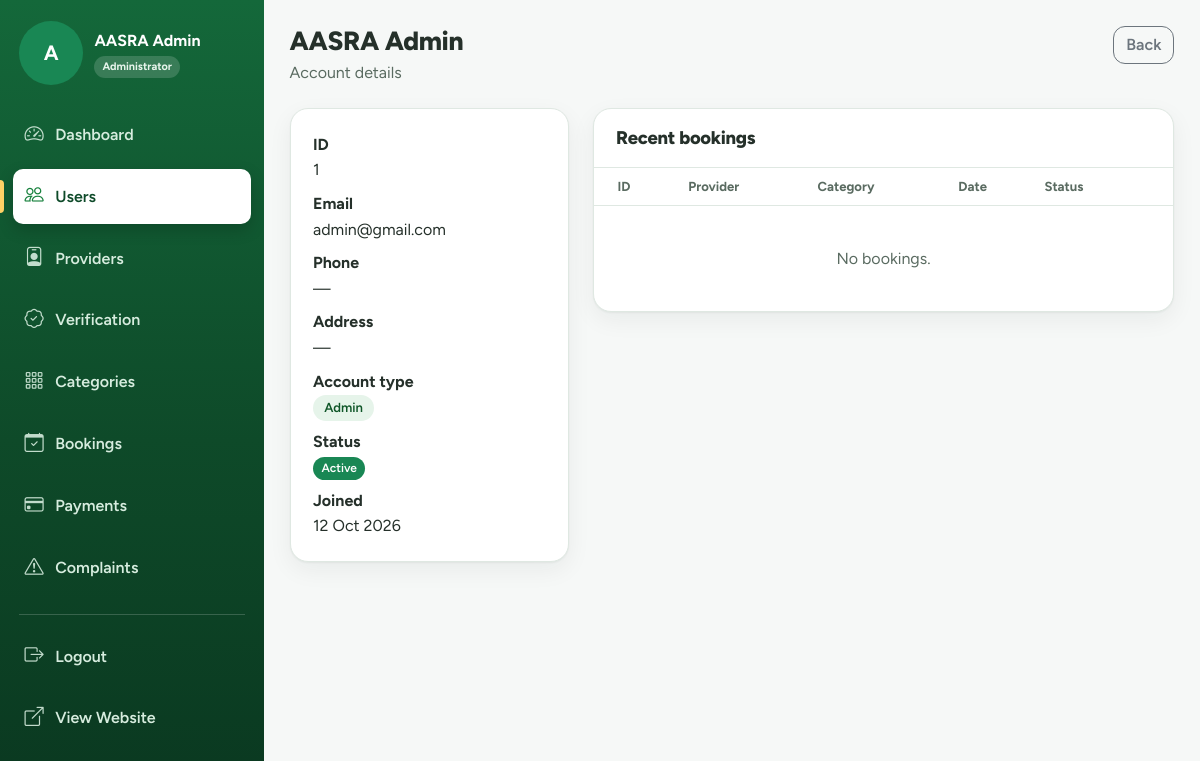
/admin/users/1 (signed in), run on the app's committed database.
### tables this page shows
CREATE TABLE users(
  id INT UNSIGNED AUTO_INCREMENT PRIMARY KEY,
  name VARCHAR(120) NOT NULL,
  email VARCHAR(190) NOT NULL UNIQUE,
  password VARCHAR(255) NOT NULL,
  phone VARCHAR(30) NULL,
  address VARCHAR(255) NULL,
  role ENUM('user','provider','admin') NOT NULL DEFAULT 'user',
  status ENUM('Active','Inactive') NOT NULL DEFAULT 'Active',
  created_at TIMESTAMP DEFAULT CURRENT_TIMESTAMP,
  INDEX(role,status)
);

### includes/auth.php (called while the page is built, shortened)
<?php
function current_user(): ?array
{
    return $_SESSION['user'] ?? null;
}

### includes/db.php (called while the page is built, shortened)
<?php
function db_link(bool $close = false): ?mysqli
{
    static $link = null;
    if ($close) {
        $link = null;
        return null;
    }
    if ($link instanceof mysqli) return $link;
    $c = AASRA_DB_CONFIG;
    try {
        $link = mysqli_connect($c['host'], $c['user'], $c['pass'], $c['name'], (int)($c['port'] ?? 3306), $c['socket'] ?? null);
        mysqli_set_charset($link, 'utf8mb4');
    } catch (mysqli_sql_exception $e) {
        $link = null;
        error_log('AASRA DB connection failed: ' . $e->getMessage());
        while (ob_get_level()) ob_end_clean();
        http_response_code(500);
        show_error_page(500);
        exit;
    }
    return $link;
}
function db(): mysqli
{
    return db_link(false);
}
function db_bind_types(array $args): string
{
    $t = '';
    foreach ($args as $a) $t .= is_int($a) || is_bool($a) ? 'i' : (is_float($a) ? 'd' : 's');
    return $t;
}
function q(string $sql, array $args = []): mysqli_stmt
{
    $st = mysqli_prepare(db(), $sql);
    if ($args) {
        $args = array_map(fn($a) => is_bool($a) ? (int)$a : $a, array_values($args));
        mysqli_stmt_bind_param($st, db_bind_types($args), ...$args);
    }
    mysqli_stmt_execute($st);
    return $st;
}
function rows(string $sql, array $args = []): array
{
    $st = q($sql, $args);
    $res = mysqli_stmt_get_result($st);
    $out = $res ? mysqli_fetch_all($res, MYSQLI_ASSOC) : [];
    return $out;
}
function row(string $sql, array $args = [])
{
    $st = q($sql, $args);
    $res = mysqli_stmt_get_result($st);
    $r = $res ? mysqli_fetch_assoc($res) : null;
    return $r ?: false;
}

### pages/admin/user_view.php (the view, shortened to what this page needs)
<?php
require_once APP_ROOT . '/includes/admin_helpers.php';
$x = row('SELECT * FROM users WHERE id=?', [(int)get('id')]);
$bk = rows('SELECT b.*,p.name provider_name,s.category_name FROM bookings b JOIN providers p ON p.id=b.provider_id JOIN categories s ON s.id=b.category_id WHERE b.user_id=? ORDER BY b.booking_date DESC LIMIT 10', [$x['id']]);
layout('admin', ['title' => $x['name'], 'active' => 'users']);
page_head($x['name'], 'Account details', '<div class="d-flex gap-2"><a class="btn btn-outline-secondary" href="' . e(url('admin/users')) . '">Back</a>' . ($x['role'] !== 'admin' ? '<a class="btn btn-success" href="' . e(url('admin/users/' . $x['id'] . '/edit')) . '">Edit</a>' : '') . '</div>');
?>
<div class="row g-4">
  <div class="col-lg-4">
    <div class="card-soft">
      <dl class="mb-0">
        <dt>ID</dt>
        <dd><?= (int)$x['id'] ?></dd>
        <dt>Email</dt>
        <dd><?= e($x['email']) ?></dd>
        <dt>Phone</dt>
        <dd><?= e($x['phone'] ?: '—') ?></dd>
        <dt>Address</dt>
        <dd><?= e($x['address'] ?: '—') ?></dd>
        <dt>Account type</dt>
        <dd><span class="tag"><?= e(ucfirst($x['role'])) ?></span></dd>
        <dt>Status</dt>
        <dd><?= badge($x['status']) ?></dd>
        <dt>Joined</dt>
        <dd class="mb-0"><?= e(fmt_date($x['created_at'])) ?></dd>
      </dl>
    </div>
  </div>
  <div class="col-lg-8">
    <div class="card-soft flush">
      <div class="card-head">
        <h2>Recent bookings</h2>
      </div>
      <div class="table-responsive">
        <table class="table mb-0">
          <thead>
            <tr>
              <th class="ps-4">ID</th>
              <th>Provider</th>
              <th>Category</th>
              <th>Date</th>
              <th class="pe-4">Status</th>
            </tr>
          </thead>
        </table>
      </div>
      <?php if (!$bk): ?><div class="empty-state">
          <p class="mb-0">No bookings.</p>
        </div><?php endif; ?>
    </div>
  </div>
</div>
<?php layout_end();

### index.php (shortened to what this page needs)
<?php
$path = request_path();
$routes = require APP_ROOT . '/includes/routes.php';
foreach ($routes as $pattern => $target) {
    if (!preg_match('#^' . $pattern . '$#', $path, $m)) continue;
    $file = is_array($target) ? $target[0] : $target;
    $abs = APP_ROOT . '/pages/' . $file . '.php';
    (function () use ($abs) {
        include $abs;
    })();
    exit;
}

### includes/layouts/head.php (shortened to what this page needs)
<!doctype html>
<html lang="en">
<head>
    <link href="https://cdn.jsdelivr.net/npm/bootstrap@5.3.3/dist/css/bootstrap.min.css" rel="stylesheet">
    <link href="https://cdn.jsdelivr.net/npm/bootstrap-icons@1.11.3/font/bootstrap-icons.css" rel="stylesheet">
    <link rel="stylesheet" href="<?= e(asset('css/app.css')) ?>">
</head>

### includes/layouts/admin.top.php (shortened to what this page needs)
<?php
include __DIR__ . '/head.php';
$cu = current_user();
$active = $active ?? '';
$items = [
    ['dashboard', 'admin', 'bi-speedometer2', 'Dashboard'],
    ['users', 'admin/users', 'bi-people', 'Users'],
    ['providers', 'admin/providers', 'bi-person-badge', 'Providers'],
    ['verification', 'admin/verification', 'bi-patch-check', 'Verification'],
    ['categories', 'admin/categories', 'bi-grid-3x3-gap', 'Categories'],
    ['bookings', 'admin/bookings', 'bi-calendar-check', 'Bookings'],
    ['payments', 'admin/payments', 'bi-credit-card', 'Payments'],
    ['complaints', 'admin/complaints', 'bi-exclamation-triangle', 'Complaints'],
];
?>
<body class="app-body admin-area">
    <div class="app-shell">
        <aside class="sidebar sidebar-admin" id="sidebar" tabindex="-1">
            <div class="sidebar-head">
                <div class="provider-sidebar-profile">
                    <?= avatar($cu, 'avatar-sm') ?>
                    <div>
                        <span class="provider-sidebar-name">
                            <?= e($cu['name'] ?? 'Administrator') ?>
                        </span>
                        <span class="role-pill">Administrator</span>
                    </div>
                </div>
            </div>
            <nav class="sidebar-nav" aria-label="Admin navigation">
                <?php foreach ($items as [$k, $path, $ic, $label]): ?>
                    <a
                        href="<?= e(url($path)) ?>"
                        class="side-link <?= $active === $k ? 'active' : '' ?>"
                        <?= $active === $k ? 'aria-current="page"' : '' ?>>
                        <i class="bi <?= e($ic) ?>"></i>
                        <span><?= e($label) ?></span>
                    </a>
                <?php endforeach; ?>
                <div class="side-sep"></div>
                <a href="<?= e(url('logout')) ?>" class="side-link">
                    <i class="bi bi-box-arrow-right"></i>
                    <span>Logout</span>
                </a>
                <a
                    href="<?= e(url('')) ?>"
                    target="_blank"
                    rel="noopener"
                    class="side-link">
                    <i class="bi bi-box-arrow-up-right"></i>
                    <span>View Website</span>
                </a>
            </nav>
        </aside>
        <main class="app-main">
            <div class="app-content">

### includes/functions.php (shortened to what this page needs)
<?php
function e($v): string
{
    return htmlspecialchars((string)$v, ENT_QUOTES, 'UTF-8');
}
function url(string $path = ''): string
{
    return BASE_URL . '/' . ltrim($path, '/');
}
function asset(string $path): string
{
    $f = APP_ROOT . '/assets/' . $path;
    return url('assets/' . $path) . (is_file($f) ? '?v=' . filemtime($f) : '');
}
function get(string $key, string $default = ''): string
{
    $v = $_GET[$key] ?? $default;
    return is_array($v) ? $default : trim((string)$v);
}
function fmt_date($d, string $f = 'd M Y'): string
{
    return $d ? date($f, strtotime((string)$d)) : '—';
}
function badge(?string $status): string
{
    $map = [
        'Approved' => 'success',
        'Active' => 'success',
        'Completed' => 'success',
        'Confirmed' => 'success',
        'Resolved' => 'success',
        'Paid' => 'success',
        'Accepted' => 'primary',
        'Pending' => 'warning',
        'Under Review' => 'info',
        'In Progress' => 'info',
        'Rejected' => 'danger',
        'Failed' => 'danger',
        'Inactive' => 'secondary',
        'Cancelled' => 'secondary',
        'Not Submitted' => 'secondary'
    ];
    $status = (string)$status;
    return '<span class="badge text-bg-' . ($map[$status] ?? 'secondary') . '">' . e($status) . '</span>';
}
function initials(string $n): string
{
    return strtoupper(mb_substr(trim($n) ?: '?', 0, 1));
}
function avatar(array $p, string $cls = ''): string
{
    return '<span class="avatar ' . e($cls) . '">' . e(initials($p['name'])) . '</span>';
}
?>
<?php
function layout(string $name, array $o = []): void
{
    extract($o);
    include APP_ROOT . "/includes/layouts/$name.top.php";
}
function layout_end(): void
{
    $l = $GLOBALS['__layout'];
    extract($l['o']);
    include APP_ROOT . "/includes/layouts/{$l['name']}.bottom.php";
}

### includes/admin_helpers.php (shortened to what this page needs)
<?php
function page_head(string $title, string $sub = '', string $right = ''): void
{
    echo '<div class="page-head"><div><h1>' . e($title) . '</h1>' . ($sub ? '<p>' . e($sub) . '</p>' : '') . '</div>' . $right . '</div>';
}

### includes/layouts/admin.bottom.php (shortened to what this page needs)
</div>
</div>
<?php $js = array_merge(['admin.js'], $js ?? []);
include __DIR__ . '/foot.php'; ?>

### includes/layouts/foot.php (shortened to what this page needs)
</body>
</html>

### assets/css/app.css (style rules this page uses)
body { margin: 0; padding: 0; font-size: 1.0625rem; line-height: 1.6; background: var(--bg); color: var(--ink); }
h1, h2, h3, h4, h5, .h1, .h2, .h3, .h4, .h5 { font-weight: 800; letter-spacing: -0.015em; line-height: 1.2; }
a { text-underline-offset: 3px; }
.btn { border-radius: 12px; font-weight: 600; }
.badge { font-weight: 600; padding: 0.45em 0.7em; border-radius: 999px; }
.table { --bs-table-bg: transparent; vertical-align: middle; }
.table > thead th { font-size: 0.82rem; font-weight: 700; color: var(--muted); white-space: nowrap; border-bottom-color: var(--line); }
.card-soft { background: var(--surface); border: 1px solid var(--line); border-radius: 18px; box-shadow: var(--shadow); padding: 1.4rem; }
.card-soft.flush { padding: 0; overflow: hidden; }
.card-head { display: flex; align-items: center; justify-content: space-between; gap: 1rem; padding: 1.1rem 1.4rem; border-bottom: 1px solid var(--line); }
.card-head h2, .card-head h3 { margin: 0; font-size: 1.15rem; }
.empty-state { text-align: center; padding: 2.5rem 1rem; color: var(--muted); }
.tag { display: inline-block; background: var(--brand-soft); color: var(--brand-ink); border-radius: 999px; padding: 0.15rem 0.7rem; font-size: 0.82rem; font-weight: 600; }
.avatar { width: 44px; height: 44px; border-radius: 50%; background: var(--brand); color: #fff; display: inline-grid; place-items: center; font-weight: 700; object-fit: cover; flex: none; }
.avatar-sm { width: 36px; height: 36px; font-size: 0.95rem; }
.app-shell { display: flex; min-height: 100vh; }
.sidebar { width: 264px; flex: none; color: #e8f5ec; display: flex; flex-direction: column; position: fixed; left: 0; top: 0; height: 100vh; overflow-y: auto; }
.sidebar-admin { background: linear-gradient(180deg, #14683a 0%, #0e4a29 55%, #0a3820 100%); }
.sidebar-head { padding: 1.3rem 1.2rem 1rem; display: flex; align-items: center; justify-content: space-between; gap: 0.5rem; }
.role-pill { font-size: 0.72rem; font-weight: 700; background: rgba(255, 255, 255, 0.16); border-radius: 999px; padding: 0.2rem 0.65rem; }
.sidebar-nav { padding: 0.4rem 0.8rem 1.5rem; display: flex; flex-direction: column; gap: 0.2rem; }
.side-link { display: flex; align-items: center; gap: 0.85rem; padding: 0.7rem 0.9rem; border-radius: 12px; color: #d6ecde; text-decoration: none; font-weight: 600; position: relative; transition: background 0.15s, color 0.15s, transform 0.15s; }
.side-link i { font-size: 1.2rem; width: 1.4rem; text-align: center; opacity: 0.9; transition: transform 0.15s; }
.side-link.active { background: #fff; color: #0e4a29; box-shadow: 0 6px 16px rgba(0, 0, 0, 0.18); }
.side-link.active::before { content: ""; position: absolute; left: -0.8rem; top: 20%; bottom: 20%; width: 4px; border-radius: 0 4px 4px 0; background: #ffd166; }
.side-link.active i { opacity: 1; color: var(--brand); }
.side-sep { height: 1px; background: rgba(255, 255, 255, 0.18); margin: 0.7rem 0.4rem; }
.app-main { flex: 1; min-width: 0; display: flex; flex-direction: column; margin-left: 264px; }
.app-content { padding: 1.6rem; max-width: 1400px; width: 100%; }
.page-head { display: flex; align-items: flex-start; justify-content: space-between; gap: 1rem; flex-wrap: wrap; margin-bottom: 1.4rem; }
.page-head h1 { font-size: 1.65rem; margin: 0; }
.page-head p { margin: 0.2rem 0 0; color: var(--muted); }
.provider-sidebar-profile { display: flex; align-items: center; gap: 0.7rem; width: 100%; }
.provider-sidebar-profile > div { min-width: 0; display: flex; flex-direction: column; align-items: flex-start; gap: 0.15rem; }
.provider-sidebar-profile .avatar-sm { flex: none; }
.provider-sidebar-name { color: #fff; font-size: 1rem; font-weight: 700; white-space: nowrap; overflow: hidden; text-overflow: ellipsis; }
.provider-sidebar-profile .role-pill { font-size: 0.68rem; padding: 0.15rem 0.5rem; }
:root { --header-h: 4.5rem; --ease-out: cubic-bezier(0.22, 0.7, 0.2, 1); }
body { background: #f6f8f7; color: #25302a; font-size: 16px; }
.side-link { display: flex; gap: 10px; align-items: center; text-decoration: none; padding: 12px 10px; border-radius: 10px; margin-bottom: 4px; }
.avatar { width: 64px; height: 64px; border-radius: 50%; background: #198754; color: #fff; display: grid; place-items: center; font-weight: 700; font-size: 1.3rem; }
.table { vertical-align: middle; }

### data on the page
users: name "AASRA Admin", id "1", email "admin@gmail.com", phone "—", address "—", role "Admin", status "Active", created_at "12 Oct 2026"

### other printed values
initials($p['name']) "A"
$label "Dashboard"
$label "Users"
$label "Providers"
$label "Verification"
$label "Categories"
$label "Bookings"
$label "Payments"
$label "Complaints"
